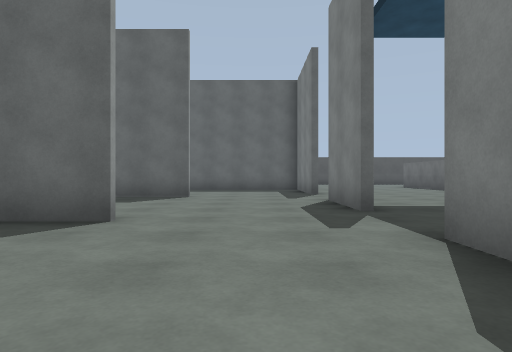
View 1 (above)

14 first-person views from a walk through a robot-simulator world made for Gazebo. The camera is 0.94 m above the floor, looks level and sees 75° across. The floor is counted in squares, 2 m on a side. Each view is taken from the middle of a square. On the plan, view 1 faces up. The plan holds only what a view shows up to about 9 squares ahead; the rest is blank. The place goes on beyond the plan.

View 2
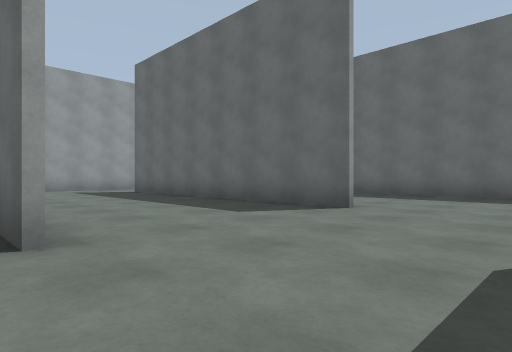

View 3
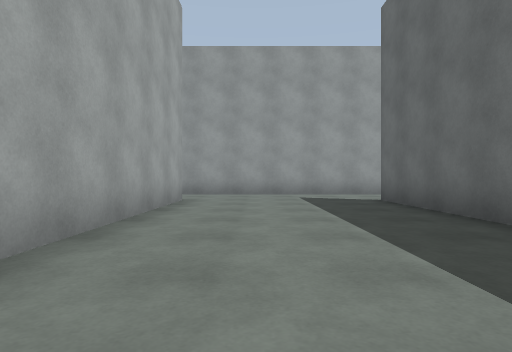

View 4
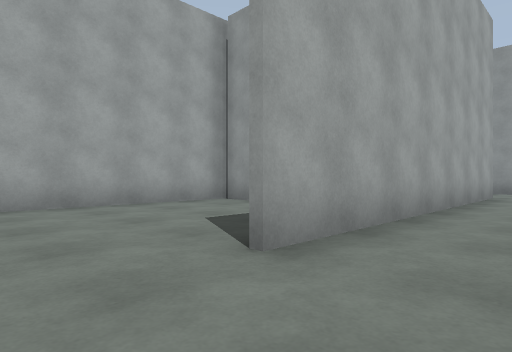

View 5
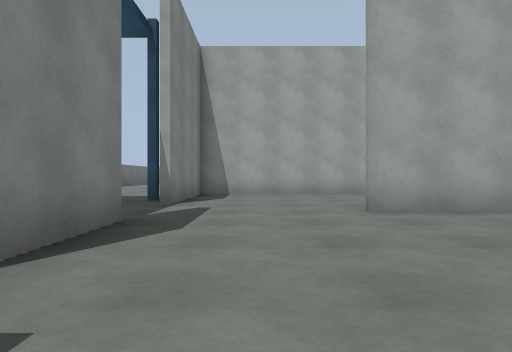

View 6
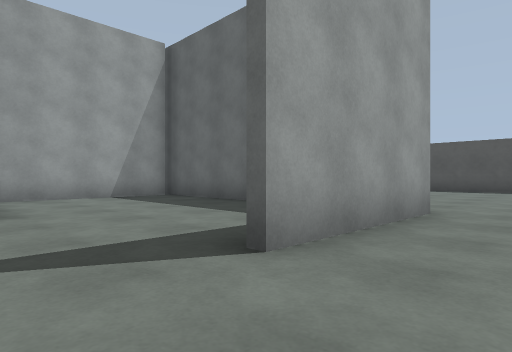

View 7
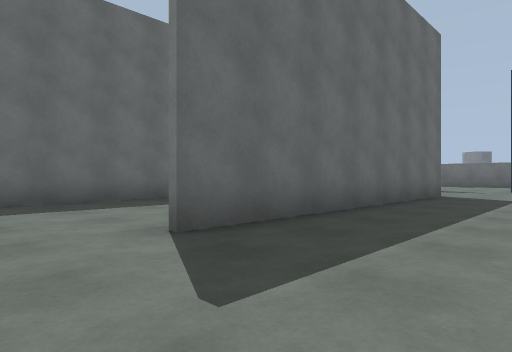

View 8
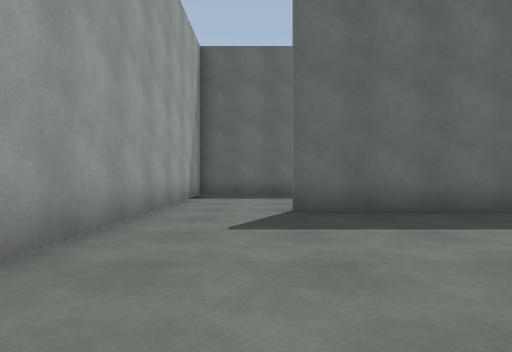

View 9
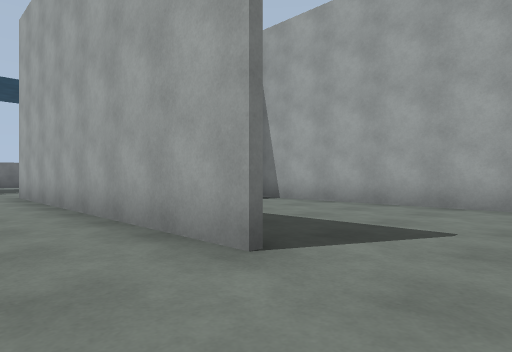

View 10
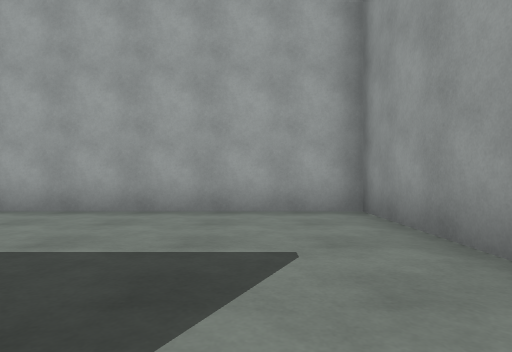

View 11
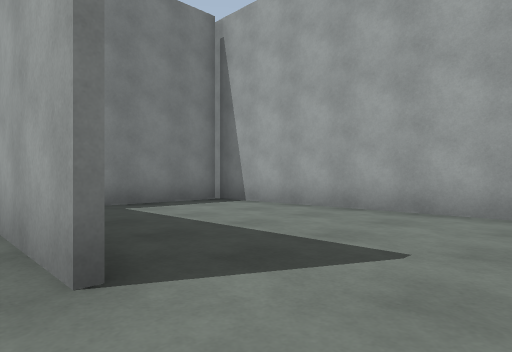

View 12
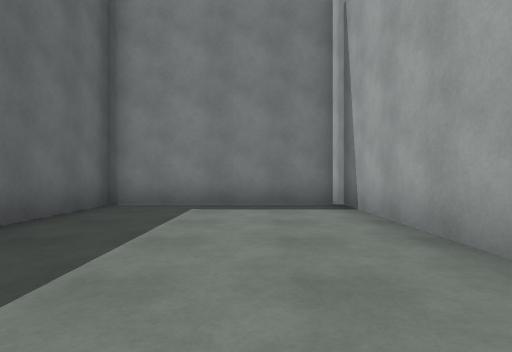

View 13
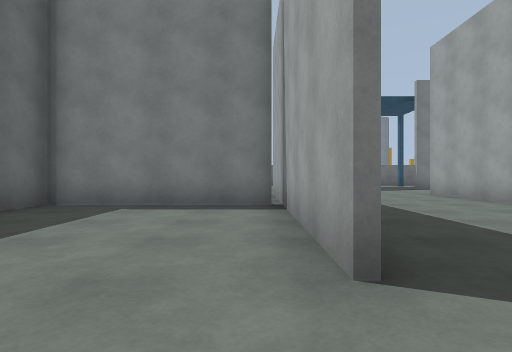

View 14
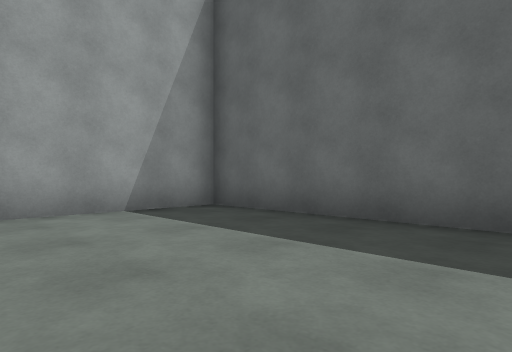

### Floor plan
Points are (right, up) in squares from view 1. A wall is a line through its corners. A room is listed if a view was taken in it or the views show most of it. See-through windows are left out.
Room 1 (views 1, 2, 3, 4, 5, 7, 9, 10, 11)
walls: (-1.4, 3.4) (-2.8, 3.4); (-1.4, 7.4) (-8.5, 7.4); (-5, 7.6) (-1.5, 7.6); (1.4, 4.5) (1.4, 6.5); (-4.4, 0.5) (-4.4, -0.2); (-8.5, 3.6) (-1.5, 3.6); (-5, -0.4) (1.4, -0.4) (1.4, 2.5); (-4.4, 11.2) (-4.4, 7.9); (0, 11.4) (-5, 11.4); (-10.4, 7.5) (-10.4, 3.5)
ways out: opening at (1, 3.5) to room 2; opening at (1, 7.5) to room 2; opening at (-9.5, 3) to room 3; opening at (-9.5, 7) to room 4
Room 2 (view 6)
walls: (1.6, 11.6) (1.6, 8.5)
ways out: opening at (1, 3.5) to room 1; opening at (1, 7.5) to room 1
objects: rack (2, 1); rack (2, 6)
Room 3 (view 8)
walls: (-10.4, 3.5) (-10.4, -0.4) (-5, -0.4); (-4.6, -0.2) (-4.6, 2)
ways out: opening at (-9.5, 3) to room 1
Room 4 (views 12, 13, 14)
walls: (-8.5, 7.6) (-5, 7.6); (-4.6, 7.6) (-4.6, 11.2); (-5, 11.4) (-10.4, 11.4) (-10.4, 7.5)
ways out: opening at (-9.5, 7) to room 1

Positions as (right, up) in squares from view 1, and headings:
1: (0, 0), facing up
2: (1, 3), facing up-left
3: (-2, 5), facing left
4: (0, 5), facing down-left
5: (0, 8), facing down
6: (3, 7), facing up-left
7: (-10, 5), facing up-right
8: (-9, 3), facing up
9: (-10, 5), facing down-right
10: (-9, 4), facing down
11: (-10, 4), facing down-right
12: (-10, 9), facing right
13: (-10, 8), facing right
14: (-6, 8), facing up-left
